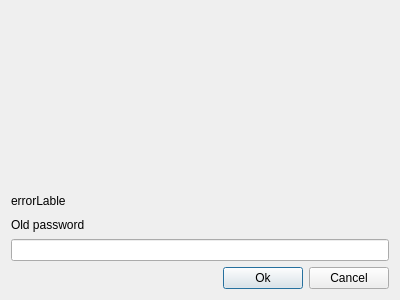
<?xml version="1.0" encoding="UTF-8"?>
<ui version="4.0">
 <class>ChangePinDialog</class>
 <widget class="QDialog" name="ChangePinDialog">
  <property name="geometry">
   <rect>
    <x>0</x>
    <y>0</y>
    <width>400</width>
    <height>300</height>
   </rect>
  </property>
  <property name="windowTitle">
   <string>Dialog</string>
  </property>
  <layout class="QVBoxLayout" name="verticalLayout_2">
   <item>
    <layout class="QHBoxLayout" name="horizontalLayout_2">
     <item>
      <spacer name="horizontalSpacer_2">
       <property name="orientation">
        <enum>Qt::Horizontal</enum>
       </property>
       <property name="sizeHint" stdset="0">
        <size>
         <width>40</width>
         <height>20</height>
        </size>
       </property>
      </spacer>
     </item>
     <item>
      <widget class="QLabel" name="picture">
       <property name="minimumSize">
        <size>
         <width>175</width>
         <height>175</height>
        </size>
       </property>
       <property name="maximumSize">
        <size>
         <width>175</width>
         <height>175</height>
        </size>
       </property>
       <property name="text">
        <string/>
       </property>
       <property name="pixmap">
        <pixmap resource="resources.qrc">:/MyFiles/res/lock-icon.png</pixmap>
       </property>
       <property name="scaledContents">
        <bool>true</bool>
       </property>
      </widget>
     </item>
     <item>
      <spacer name="horizontalSpacer_3">
       <property name="orientation">
        <enum>Qt::Horizontal</enum>
       </property>
       <property name="sizeHint" stdset="0">
        <size>
         <width>40</width>
         <height>20</height>
        </size>
       </property>
      </spacer>
     </item>
    </layout>
   </item>
   <item>
    <layout class="QVBoxLayout" name="verticalLayout">
     <item>
      <widget class="QLabel" name="errorLabel">
       <property name="text">
        <string>errorLable</string>
       </property>
      </widget>
     </item>
     <item>
      <widget class="QLabel" name="label">
       <property name="text">
        <string>Old password</string>
       </property>
      </widget>
     </item>
     <item>
      <widget class="QLineEdit" name="lineEdit"/>
     </item>
    </layout>
   </item>
   <item>
    <layout class="QHBoxLayout" name="horizontalLayout">
     <item>
      <spacer name="horizontalSpacer">
       <property name="orientation">
        <enum>Qt::Horizontal</enum>
       </property>
       <property name="sizeHint" stdset="0">
        <size>
         <width>40</width>
         <height>20</height>
        </size>
       </property>
      </spacer>
     </item>
     <item>
      <widget class="QPushButton" name="OkBtn">
       <property name="text">
        <string>Ok</string>
       </property>
      </widget>
     </item>
     <item>
      <widget class="QPushButton" name="cancelBtn">
       <property name="text">
        <string>Cancel</string>
       </property>
      </widget>
     </item>
    </layout>
   </item>
  </layout>
 </widget>
 <resources>
  <include location="resources.qrc"/>
 </resources>
 <connections/>
</ui>
